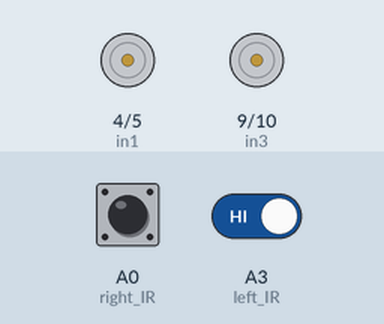
Recording of a sketch running on a simulated Arduino Uno, built with avr-gcc and run on an emulated ATmega328P. Parts: motor-driver pin pairs drawn as motors (green arrow = first pin HIGH = forward, orange = second pin HIGH = backward, longer = more drive, scaled by the enable pin). Inputs (shaded band) come from the test bench; at power-on: A0 (right_IR) HIGH, A3 (left_IR) HIGH.

Above: at 1.2 s.
1.3 s: A0 (right_IR) driven LOW
At 2.0 s:
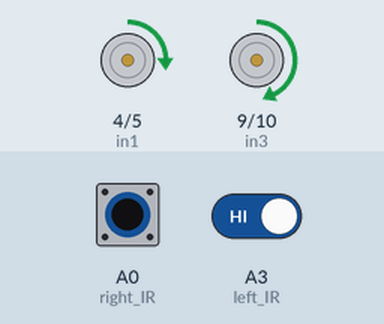
2.8 s: A3 (left_IR) driven LOW
At 3.2 s:
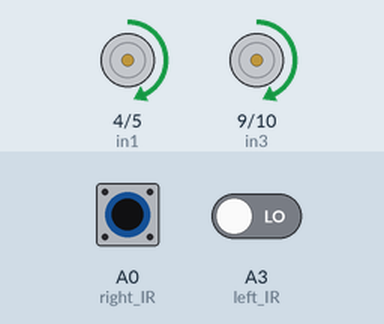
4.3 s: A0 (right_IR) driven HIGH
At 5.5 s:
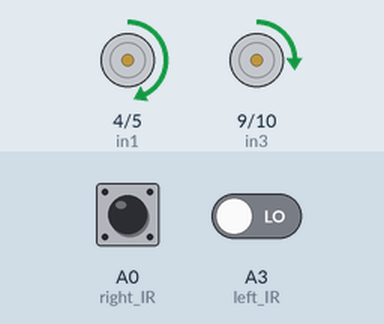
5.8 s: A3 (left_IR) driven HIGH
At 6.6 s:
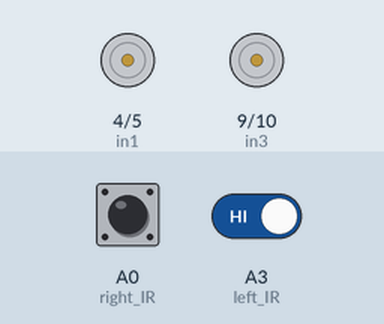
7.3 s: A0 (right_IR) pulsed LOW 2 times (0.12 s each, 0.3 s apart)
At 7.51 s:
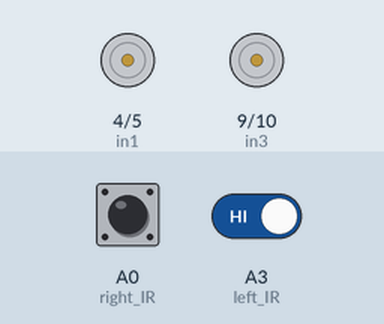
Timing chart, 0 to 10.3 s (numbered marks = the images above; inputs shaded):
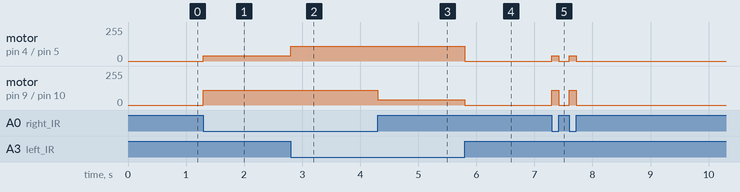

The sketch:

2WD_line_follow.ino
```cpp
// motor A (right side)
int enA = 3;
int in1 = 4;
int in2 = 5;

// motor B (left side)
int enB = 11;
int in3 = 9;
int in4 = 10;

// IR sensors
const int left_IR = A3;
const int right_IR = A0;

// motor speeds
int A_speed = 110;
int B_speed = 110;

int A_turn_speed = 40;
int B_turn_speed = 40;

void forward() {
  analogWrite(enA, A_speed);
  analogWrite(enB, B_speed);

  digitalWrite(in1, HIGH);
  digitalWrite(in2, LOW);
  digitalWrite(in3, HIGH);
  digitalWrite(in4, LOW);
}

void backward() {
  analogWrite(enA, A_speed);
  analogWrite(enB, B_speed);

  digitalWrite(in1, LOW);
  digitalWrite(in2, HIGH);
  digitalWrite(in3, LOW);
  digitalWrite(in4, HIGH);
}

void left() {
  analogWrite(enA, A_turn_speed);
  analogWrite(enB, B_speed);

  digitalWrite(in1, HIGH);
  digitalWrite(in2, LOW);
  digitalWrite(in3, HIGH);
  digitalWrite(in4, LOW);
}

void right() {
  analogWrite(enA, A_speed);
  analogWrite(enB, B_turn_speed);

  digitalWrite(in1, HIGH);
  digitalWrite(in2, LOW);
  digitalWrite(in3, HIGH);
  digitalWrite(in4, LOW);
}

void stop() {
  digitalWrite(in1, LOW);
  digitalWrite(in2, LOW);
  digitalWrite(in3, LOW);
  digitalWrite(in4, LOW);
}

void setup() {
  // motors
  pinMode(enA, OUTPUT);
  pinMode(enB, OUTPUT);
  pinMode(in1, OUTPUT);
  pinMode(in2, OUTPUT);
  pinMode(in3, OUTPUT);
  pinMode(in4, OUTPUT);

  // IR sensors
  pinMode(left_IR, INPUT);
  pinMode(right_IR, INPUT);
}

void loop() {

  // IR sensors detect white --> digitalRead() == 0
  // IR sensors detect black line --> digitalRead() == 1

  if ((digitalRead(left_IR) == 0) && (digitalRead(right_IR) == 0)) {
    forward();
  } else if ((digitalRead(left_IR) == 1) && (digitalRead(right_IR) == 0)) {
    left();
  } else if ((digitalRead(left_IR) == 0) && (digitalRead(right_IR) == 1)) {
    right();
  } else {
    stop();
  }
}
```

Measured:
- after the input at 1.3 s, motor on pin 4 (in1) / pin 5 (in2): stopped → forward 40/255 at once; motor on pin 9 (in3) / pin 10 (in4): stopped → forward 110/255 at once
- after the input at 2.8 s, motor on pin 4 (in1) / pin 5 (in2): forward 40/255 → forward 110/255 at once
- after the input at 4.3 s, motor on pin 9 (in3) / pin 10 (in4): forward 110/255 → forward 40/255 at once
- after the input at 5.8 s, motor on pin 4 (in1) / pin 5 (in2): forward 110/255 → stopped at once; motor on pin 9 (in3) / pin 10 (in4): forward 40/255 → stopped at once
- after the input at 7.3 s, motor on pin 4 (in1) / pin 5 (in2): alternates forward 40/255 for 0.12 s and stopped for 0.18 s, 4 changes in all, then stays stopped, starting at once; motor on pin 9 (in3) / pin 10 (in4): alternates forward 110/255 for 0.12 s and stopped for 0.18 s, 4 changes in all, then stays stopped, starting at once
